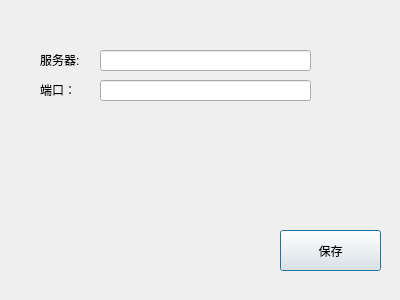
<?xml version="1.0" encoding="UTF-8"?>
<ui version="4.0">
 <class>LoginSetDialog</class>
 <widget class="QDialog" name="LoginSetDialog">
  <property name="geometry">
   <rect>
    <x>0</x>
    <y>0</y>
    <width>400</width>
    <height>300</height>
   </rect>
  </property>
  <property name="windowTitle">
   <string>Dialog</string>
  </property>
  <widget class="QLabel" name="label">
   <property name="geometry">
    <rect>
     <x>40</x>
     <y>50</y>
     <width>67</width>
     <height>19</height>
    </rect>
   </property>
   <property name="text">
    <string>服务器:</string>
   </property>
  </widget>
  <widget class="QLineEdit" name="edit_ip">
   <property name="geometry">
    <rect>
     <x>100</x>
     <y>50</y>
     <width>211</width>
     <height>21</height>
    </rect>
   </property>
   <property name="echoMode">
    <enum>QLineEdit::Normal</enum>
   </property>
  </widget>
  <widget class="QLabel" name="label_2">
   <property name="geometry">
    <rect>
     <x>40</x>
     <y>80</y>
     <width>51</width>
     <height>19</height>
    </rect>
   </property>
   <property name="text">
    <string>端口：</string>
   </property>
  </widget>
  <widget class="QLineEdit" name="edit_port">
   <property name="geometry">
    <rect>
     <x>100</x>
     <y>80</y>
     <width>211</width>
     <height>21</height>
    </rect>
   </property>
   <property name="echoMode">
    <enum>QLineEdit::Normal</enum>
   </property>
  </widget>
  <widget class="QPushButton" name="but_savesettings">
   <property name="geometry">
    <rect>
     <x>280</x>
     <y>230</y>
     <width>101</width>
     <height>41</height>
    </rect>
   </property>
   <property name="text">
    <string>保存</string>
   </property>
  </widget>
 </widget>
 <resources/>
 <connections/>
</ui>
